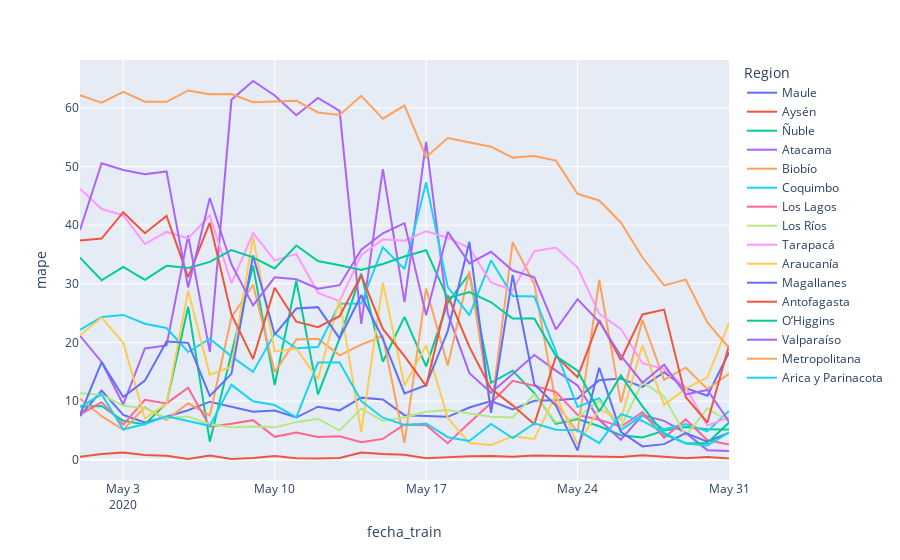

Notebook code cell kept with this figure:
### Code cell
px.line(mapes, x='fecha_train', y='mape', color='Region')
